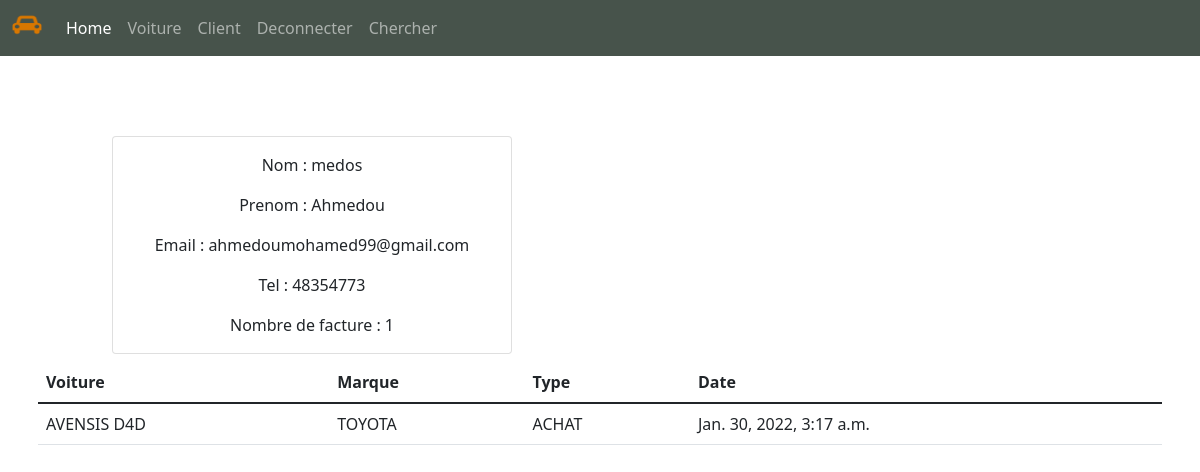
Screenshot of /client/1 with the database file from the repository.
### Bourse/models.py (models this page shows, shortened)
class Client(models.Model):
    nom = models.CharField(max_length=50)
    prenom = models.CharField(max_length=50)
    email = models.EmailField(max_length=50)
    tel = models.IntegerField()

class Facture(models.Model):
    FACTURE_TYPE = (
        ('ACHAT', 'Achat'),
        ('VENDRE', 'Vendre')
    )
    client = models.ForeignKey(Client, null=True, on_delete=models.SET_NULL)
    voiture = models.ForeignKey(Voiture ,related_name='factures', on_delete=models.CASCADE)
    type = models.CharField(max_length=50, choices=FACTURE_TYPE)
    date = models.DateTimeField(auto_now_add=True)

class Voiture(models.Model):
    matricule = models.CharField(max_length=50)
    marque = models.CharField(max_length=50)
    couleur = models.CharField(max_length=60)
    prix = models.FloatField(max_length=40)
    modele = models.CharField(max_length=40)
    numerosachet = models.CharField(max_length=40)
    image = models.ImageField(upload_to='static/image', null=True)
    def __str__(self):
      return self.modele

### Bourse/views.py (the view)
# urls.py: path('client/<str:pk>',views.client, name="client"),
def client(request,pk):
    client = Client.objects.get(id=pk)
    factures = client.facture_set.all()
    nombre_facture = factures.count()
    context = {'client': client,
               'factures': factures,
               'nombre_facture':  nombre_facture }
    return render(request, 'Bourse/Client.html', context)

### Bourse/templates/Bourse/Client.html (shortened to what this page needs)
{% extends 'Bourse/Principale.html' %}
{% block content %}
<h1 class="p-3">  </h1>
<h1 class="p-3">  </h1>
<center>
<div class="row">
  <div class= "col-4" >
    <div class="col-md-5">
     <div class="card" style="width: 25rem;">
        <div class="card-body">
             <p class="card-text">Nom   :   {{client.nom}}</p>
              <p class="card-text">Prenom  :  {{client.prenom}}</p>
              <p class="card-text">Email  :  {{client.email}}</p>
              <p class="card-text">Tel  :   {{client.tel}}</p>
              <p class="card-text">Nombre de facture  :  {{nombre_facture}} </p>
       </div>
    </div>
  </div>
</div>
</div>
</center>
<center>
<div class="container p-2">
          <table class="table">
            <thead>
           <tr>
          <th scope="col">Voiture</th>
          <th scope="col">Marque</th>
          <th scope="col">Type</th>
          <th scope="col">Date</th>
        </tr>
      </thead>
      <tbody>
        {% for item in factures %}
          <tr>
        <td>{{item.voiture}}</td>
        <td>{{item.voiture.marque}}</td>
        <td>{{item.type}}</td>
        <td>{{item.date}}</td>
         </tr>
        {% endfor %}
    </tbody>
  </table>
</div>
</center>
{% endblock %}

### rows the page displays
Client: nom "medos", prenom "Ahmedou", email "ahmedoumohamed99@gmail.com", tel "48354773"
Facture: voiture "AVENSIS D4D", voiture.marque "TOYOTA", type "ACHAT", date "Jan. 30, 2022, 3:17 a.m."

### other values shown
{{ nombre_facture }} "1"
